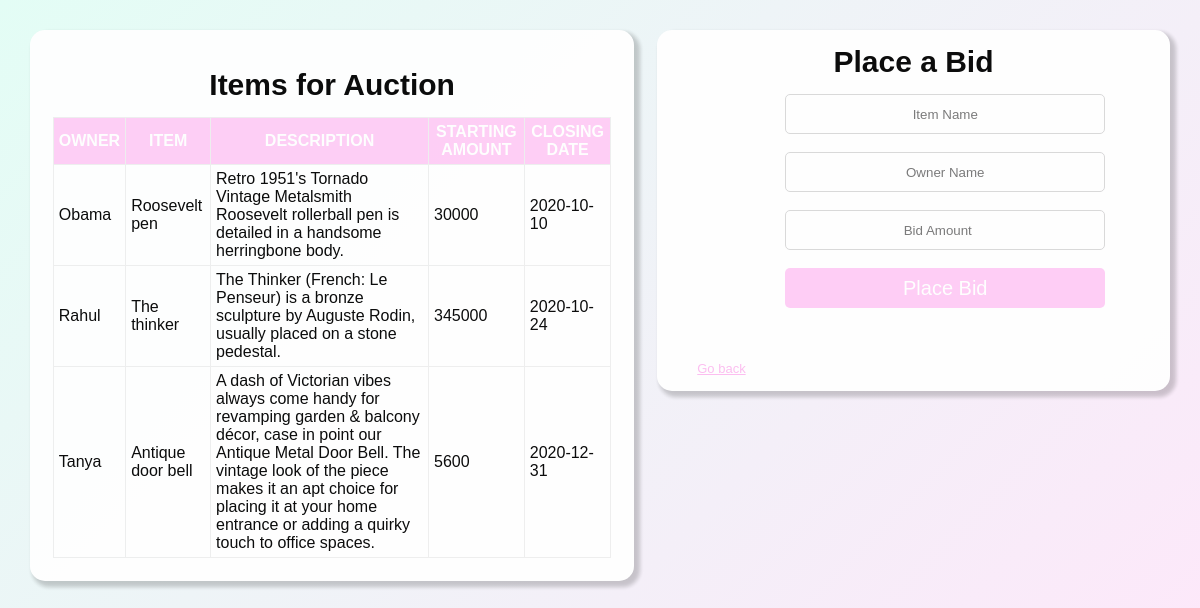
/placebid.php (signed in), run on the app's committed database.
### tables this page shows
CREATE TABLE `items` (
  `USERNAME` varchar(10) NOT NULL,
  `CLOSING_DATE` date NOT NULL,
  `BID_AMOUNT` int(11) NOT NULL,
  `ITEM` varchar(30) NOT NULL,
  `DESCRIPTIONS` text DEFAULT NULL
);

### placebid.php (the view, shortened to what this page needs)
<?php
    global $conn;
    $query1 = "SELECT * FROM items";
    $result = mysqli_query($conn, $query1);
    if ($result->num_rows > 0) {
        echo '<div class = "container3">
        <h2 class="heading">Items for Auction</h2>
        <table border="1" cellspacing="2" cellpadding="2" class="table2">
        <tr>
        <th>OWNER</th>
        <th>ITEM</th>
        <th>DESCRIPTION</th>
        <th>STARTING AMOUNT</th>
        <th>CLOSING DATE</th>
        </tr>';
        while($row = $result->fetch_assoc()) {
        $field1name = $row["USERNAME"];
        $field2name = $row["ITEM"];
        $field3name = $row["DESCRIPTIONS"];
        $field4name = $row["BID_AMOUNT"];
        $field5name = $row["CLOSING_DATE"];
        echo '<tr>
                  <td>'.$field1name.'</td>
                  <td>'.$field2name.'</td>
                  <td>'.$field3name.'</td>
                  <td>'.$field4name.'</td>
                  <td>'.$field5name.'</td>
              </tr>';
        }
    echo '</table></div>';
    }
?>
<head>
    <link rel="stylesheet" href="./includes/style.css">
</head>
<body>
<div class="container2">
		<form method="post" action="" >
			<h2 class="heading">Place a Bid</h2>
			<input class="input-box" type="text" name="item" placeholder="Item Name"><br/><br/>
            <input class="input-box" type="text" name="ownername" placeholder="Owner Name"><br/><br/>
            <input class="input-box" type="number" name="bid_amount" placeholder="Bid Amount"><br/><br/>
			<button type="submit" class="btn" name="bid_btn">Place Bid</button><br/><br/>
			<p class="foot"><a href="welcome.php" style="padding:15px">Go back</a></p>
		</form>
</div>
</body>

### includes/style.css (style rules this page uses)
* { padding: 0; margin: 0; box-sizing: border-box; }
body { background-image: linear-gradient(-225deg, #E3FDF5 0%, #FFE6FA 100%); font-family: 'Abel', sans-serif; opacity: .95; padding: 2.5%; }
.container2 { float: right; background-color: #fff; width:45%; border-radius: 15px; box-shadow: 4px 4px 4px 2px rgba(0,0,0,0.2); }
.container3 { float: left; background-color: #fff; width:53%; border-radius: 15px; box-shadow: 4px 4px 4px 2px rgba(0,0,0,0.2); padding: 2%; }
.heading { text-align: center; font-size: 30px; padding: 15px; }
.btn { margin-left: 25%; margin-bottom: 20px; width: 320px; height:40px; border-radius: 5px; background-color:#ffccf5; font-size: 20px; color: #fff; border: none; outline: none; }
.input-box { margin-left: 25%; width: 320px; height:40px; border: 0.5px solid #d8d8d8; border-radius: 5px; text-align: center; }
.foot { font-size: 13px; color: #949494; margin-left: 2%; padding:15px; }
.foot a { color:#fdbcf0; }
.table2 { margin-left: auto;margin-right: auto; border-collapse: collapse; border:none; }
.table2 th { background-color: #ffccf5; color: white; padding: 5px; }
.table2 td { padding: 5px; }

### data on the page
items: USERNAME "Obama", ITEM "Roosevelt pen", DESCRIPTIONS "Retro 1951's Tornado Vintage Metalsmith Roosevelt rollerball pen is detailed in a handsome herringbone body.", BID_AMOUNT "30000", CLOSING_DATE "2020-10-10"
items: USERNAME "Rahul", ITEM "The thinker", DESCRIPTIONS "The Thinker (French: Le Penseur) is a bronze sculpture by Auguste Rodin, usually placed on a stone pedestal.", BID_AMOUNT "345000", CLOSING_DATE "2020-10-24"
items: USERNAME "Tanya", ITEM "Antique door bell", DESCRIPTIONS "A dash of Victorian vibes always come handy for revamping garden & balcony décor, case in point our Antique Metal Door Bell. The vintage look of the piece makes it an apt choice for placing it at your home entrance or adding a quirky touch to office spaces.", BID_AMOUNT "5600", CLOSING_DATE "2020-12-31"
